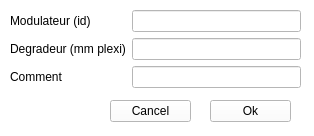
<?xml version="1.0" encoding="UTF-8"?>
<ui version="4.0">
 <class>SaveSOBPDialog</class>
 <widget class="QWidget" name="SaveSOBPDialog">
  <property name="geometry">
   <rect>
    <x>0</x>
    <y>0</y>
    <width>314</width>
    <height>136</height>
   </rect>
  </property>
  <property name="windowTitle">
   <string>Form</string>
  </property>
  <property name="styleSheet">
   <string notr="true">background: white;
</string>
  </property>
  <widget class="QPushButton" name="pushButton_cancel">
   <property name="geometry">
    <rect>
     <x>110</x>
     <y>100</y>
     <width>81</width>
     <height>22</height>
    </rect>
   </property>
   <property name="text">
    <string>Cancel</string>
   </property>
  </widget>
  <widget class="QPushButton" name="pushButton_ok">
   <property name="geometry">
    <rect>
     <x>210</x>
     <y>100</y>
     <width>81</width>
     <height>22</height>
    </rect>
   </property>
   <property name="text">
    <string>Ok</string>
   </property>
  </widget>
  <widget class="QWidget" name="formLayoutWidget">
   <property name="geometry">
    <rect>
     <x>10</x>
     <y>10</y>
     <width>291</width>
     <height>80</height>
    </rect>
   </property>
   <layout class="QFormLayout" name="formLayout">
    <item row="0" column="0">
     <widget class="QLabel" name="modulateurLabel">
      <property name="text">
       <string>Modulateur (id)</string>
      </property>
     </widget>
    </item>
    <item row="0" column="1">
     <widget class="QLineEdit" name="lineEdit_modulateur"/>
    </item>
    <item row="1" column="0">
     <widget class="QLabel" name="modulateurLabel_2">
      <property name="text">
       <string>Degradeur (mm plexi)</string>
      </property>
     </widget>
    </item>
    <item row="2" column="0">
     <widget class="QLabel" name="modulateurLabel_3">
      <property name="text">
       <string>Comment</string>
      </property>
     </widget>
    </item>
    <item row="1" column="1">
     <widget class="QLineEdit" name="lineEdit_degradeur_mm"/>
    </item>
    <item row="2" column="1">
     <widget class="QLineEdit" name="lineEdit_comment"/>
    </item>
   </layout>
  </widget>
 </widget>
 <resources/>
 <connections/>
</ui>
